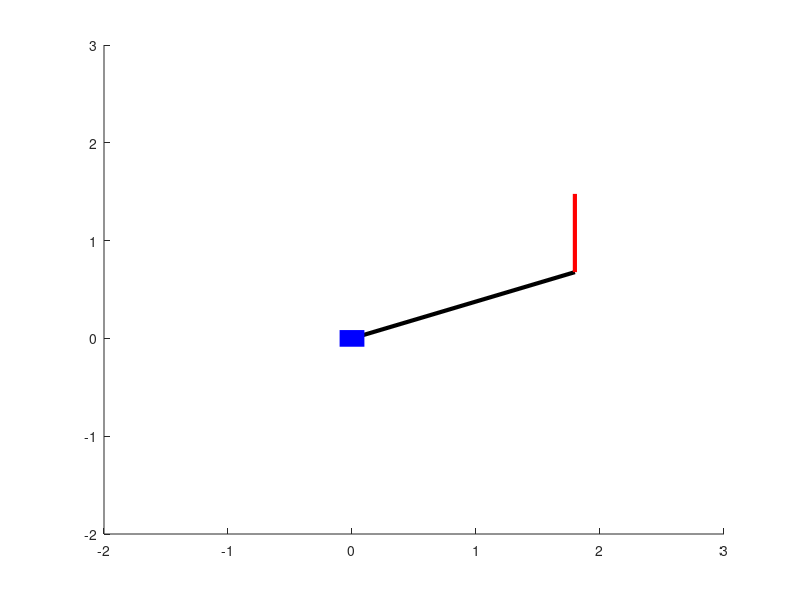

Recreate this plot in MATLAB. (Note: this script raises an error after producing the figure.)
clc;clear all;
format short
L1=0.8;L3=0.8;
x=1.5;
y=2.0;
PHIH=pi/2;
xi = x-L3*cos(PHIH);
yi = y-L3*sin(PHIH);
d2=sqrt(xi^2+yi^2-L1^2);
q1=2*atan2((d2+sqrt((d2^2)-(L1^2)-(xi^2))),(L1+xi));
q3=PHIH-q1;
q=q1;d=0;a=0;alpha=0; %for i=1
T01=[cos(q) -sin(q) 0 a;sin(q)*cos(alpha) cos(q)*cos(alpha) -sin(alpha) -sin(alpha)*d;sin(q)*sin(alpha) cos(q)*sin(alpha) cos(alpha) cos(alpha)*d;0 0 0 1];
q=0;d=d2;a=L1;alpha=pi/2; %for i=2
T12=[cos(q) -sin(q) 0 a;sin(q)*cos(alpha) cos(q)*cos(alpha) -sin(alpha) -sin(alpha)*d;sin(q)*sin(alpha) cos(q)*sin(alpha) cos(alpha) cos(alpha)*d;0 0 0 1];
q=q3;d=0;a=0;alpha=-pi/2; %for i=3
T23=[cos(q) -sin(q) 0 a;sin(q)*cos(alpha) cos(q)*cos(alpha) -sin(alpha) -sin(alpha)*d;sin(q)*sin(alpha) cos(q)*sin(alpha) cos(alpha) cos(alpha)*d;0 0 0 1];
q=0;a=L3;d=0;alpha=0; %for i=4
T34=[cos(q) -sin(q) 0 a;sin(q)*cos(alpha) cos(q)*cos(alpha) -sin(alpha) -sin(alpha)*d;sin(q)*sin(alpha) cos(q)*sin(alpha) cos(alpha) cos(alpha)*d;0 0 0 1];
T02=T01*T12;
T03=T01*T12*T23;
T04=T01*T12*T23*T34
axis([-2 3 -2 3]);
Ax1 = [T01(1,4),T02(1,4)];
Ay1 = [T01(2,4),T02(2,4)];
Ax2 = [T02(1,4),T03(1,4)];
Ay2 = [T02(2,4),T03(2,4)];
Ax3 = [T03(1,4),T04(1,4)];
Ay3 = [T03(2,4),T04(2,4)];
Ax4 = [-.1,.1];
Ay4= [0,0];
p1 = line(Ax1,Ay1,'LineWidth',[3],'Color','k');
p2 = line(Ax2,Ay2,'LineWidth',[3],'Color','M');
p3 = line(Ax3,Ay3,'LineWidth',[3],'Color','R');
p4 = line(Ax4,Ay4,'LineWidth',[12],'Color','B');
drawnow

n=1;
r=.3;
for t=0:.01:1
phi=t*2*pi;
x=1.5+r*cos(phi);
y=2.5+r*sin(phi);
PHIH=pi/2;
xi = x-L3*cos(PHIH);
yi = y-L3*sin(PHIH);
d2=sqrt(xi^2+yi^2-L1^2);
q1=2*atan2((d2+sqrt((d2^2)-(L1^2)-(xi^2))),(L1+xi));
q3=PHIH-q1;
Xp = L3*(cos(q1+q3))+L1*cos(q1)+d2*sin(q1);
Yp = L3*(sin(q1+q3))+L1*sin(q1)-d2*cos(q1);
q=q1;d=0;a=0;alpha=0; %for i=1
T01=[cos(q) -sin(q) 0 a;sin(q)*cos(alpha) cos(q)*cos(alpha) -sin(alpha) -sin(alpha)*d;sin(q)*sin(alpha) cos(q)*sin(alpha) cos(alpha) cos(alpha)*d;0 0 0 1];
q=0;d=d2;a=L1;alpha=pi/2; %for i=2
T12=[cos(q) -sin(q) 0 a;sin(q)*cos(alpha) cos(q)*cos(alpha) -sin(alpha) -sin(alpha)*d;sin(q)*sin(alpha) cos(q)*sin(alpha) cos(alpha) cos(alpha)*d;0 0 0 1];
q=q3;d=0;a=0;alpha=-pi/2; %for i=3
T23=[cos(q) -sin(q) 0 a;sin(q)*cos(alpha) cos(q)*cos(alpha) -sin(alpha) -sin(alpha)*d;sin(q)*sin(alpha) cos(q)*sin(alpha) cos(alpha) cos(alpha)*d;0 0 0 1];
q=0;a=L3;d=0;alpha=0; %for i=4
T34=[cos(q) -sin(q) 0 a;sin(q)*cos(alpha) cos(q)*cos(alpha) -sin(alpha) -sin(alpha)*d;sin(q)*sin(alpha) cos(q)*sin(alpha) cos(alpha) cos(alpha)*d;0 0 0 1];
T02=T01*T12;
T03=T01*T12*T23;
T04=T01*T12*T23*T34;
Ax1 = [T01(1,4),T02(1,4)];
Ay1 = [T01(2,4),T02(2,4)];
Ax2 = [T02(1,4),T03(1,4)];
Ay2 = [T02(2,4),T03(2,4)];
Ax3 = [T03(1,4),T04(1,4)];
Ay3 = [T03(2,4),T04(2,4)];
Ax4 = [-.1,.1];
Ay4= [0,0];
set(p1,'X', Ax1, 'Y',Ay1)
set(p2,'X', Ax2, 'Y',Ay2)
set(p3,'X', Ax3, 'Y',Ay3)
set(p4,'X', Ax4, 'Y',Ay4)
o1(n,1)=Xp;
o2(n,1)=Yp;
drawnow
pause(.01)
n=n+1;
end
hold on
plot(o1(:,1),o2(:,1))